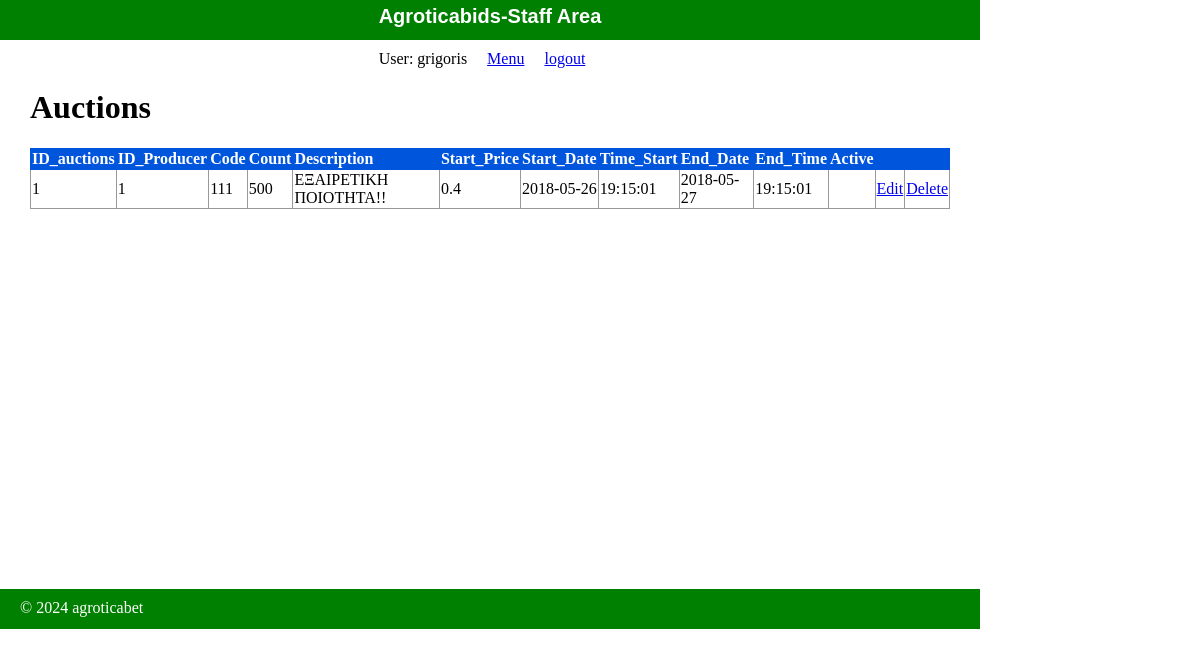
Page /public/staff/auctions/index.php (signed in) on the committed database.
### tables this page shows
CREATE TABLE `auctions` (
  `id` int(11) NOT NULL,
  `id_pro` int(11) NOT NULL,
  `code` int(11) NOT NULL,
  `count` int(11) NOT NULL,
  `description` text NOT NULL,
  `start_price` float DEFAULT NULL,
  `date_start` date DEFAULT NULL,
  `time_start` time DEFAULT NULL,
  `date_end` date DEFAULT NULL,
  `time_end` time DEFAULT NULL,
  `active` tinyint(1) DEFAULT NULL
);

### private/query_functions.php (called while the page is built, shortened)
<?php
    function find_all_auctions() {
      global $db;
      $sql = "SELECT * FROM auctions ";
      $sql .= "ORDER BY id ASC";
      $result = mysqli_query($db, $sql);
      return $result;
    }
  ?>

### private/functions.php (called while the page is built, shortened)
<?php
function url_for($script_path) {
  return WWW_ROOT . $script_path;
}
function u($string="") {
  return urlencode($string);
}
function h($string="") {
  return htmlspecialchars($string);
}
?>

### public/staff/auctions/index.php (the view, shortened to what this page needs)
<?php
  $auctions_set = find_all_auctions();
?>
<?php include(SHARED_PATH . '/staff_header.php'); ?>
<div id="content">
  <div class="auctions listing">
    <h1>Auctions</h1>
    <table class="list">
      <tr>
        <th>ID_auctions</th>
        <th>ID_Producer</th>
        <th>Code</th>
        <th>Count</th>
        <th>Description</th>
        <th>Start_Price</th>
        <th>Start_Date</th>
        <th>Time_Start</th>
        <th>End_Date</th>
        <th>End_Time</th>
        <th>Active</th>
        <th>&nbsp;</th>
        <th>&nbsp;</th>
      </tr>
  <?php while($auction_set = mysqli_fetch_assoc($auctions_set)) { ?>
      <tr>
          <td><?php echo h($auction_set['id']); ?></td>
          <td><?php echo h($auction_set['id_pro']); ?></td>
          <td><?php echo h($auction_set['code']); ?></td>
          <td><?php echo h($auction_set['count']); ?></td>
          <td><?php echo h($auction_set['description']); ?></td>
          <td><?php echo h($auction_set['start_price']); ?></td>
    	    <td><?php echo h($auction_set['date_start']); ?></td>
          <td><?php echo h($auction_set['time_start']); ?></td>
          <td><?php echo h($auction_set['date_end']); ?></td>
          <td><?php echo h($auction_set['time_end']); ?></td>
          <td><?php echo h($auction_set['active']); ?></td>
          <td><a class="action" href="<?php echo url_for('/staff/auctions/edit.php?id=' . h(u($auction_set['id']))); ?>">Edit</a></td>
          <td><a class="action" href="<?php echo url_for('/staff/auctions/delete.php?id=' . h(u($auction_set['id']))); ?>">Delete</a></td>
    	 </tr>
  <?php } ?>
</table>
</div>
</div>
<?php include(SHARED_PATH . '/staff_footer.php'); ?>

### public/stylesheets/staff.css (style rules this page uses)
html { height: 100%; width: 100%; }
body { height: 980px; width: 100%; margin: 0; padding: 0; }
#content { width: 920px; min-height: 500px; padding: 0 30px; }
table { border-collapse: collapse; vertical-align: top; }
table.list { width: 100%; }
table.list tr td { border: 1px solid #999999; }
table.list tr th { border: 1px solid #0055DD; background: #0055DD; color: white; text-align: left; }

### rows in the picture
auctions: id "1", id_pro "1", code "111", count "500", description "ΕΞΑΙΡΕΤΙΚΗ ΠΟΙΟΤΗΤΑ!!", start_price "0.4", date_start "2018-05-26", time_start "19:15:01", date_end "2018-05-27", time_end "19:15:01"

### other values in the picture
$_SESSION['username'] "grigoris"
